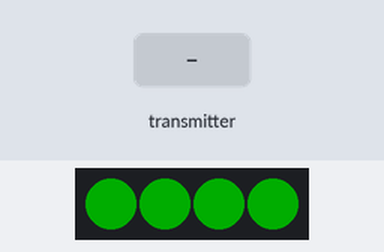
A sketch run on a simulated Arduino Uno, built with avr-gcc and run on an emulated ATmega328P. On the bench: 4 RGB LEDs in strip order, left to right. The inputs (shaded band) are chosen by the test bench. Dim RGB values are drawn brighter than linear; colours are those a GRB WS2812 strip shows for the declared byte order; no radio packets arrive unless stated.

Above: at 0.1 s.
At 1.3 s:
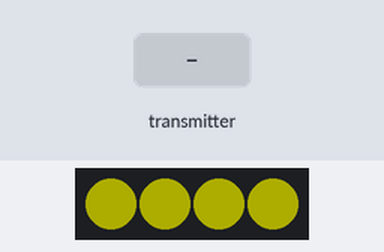
1.4 s: the transmitter starts sending ReceivedMessage.0 = 0
At 2.6 s:
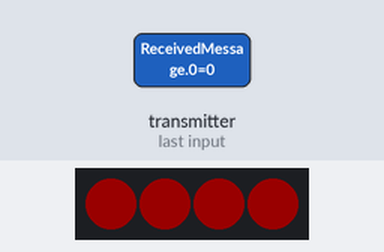
Timing chart, 0 to 4.4 s (numbered marks = the images above; inputs shaded):
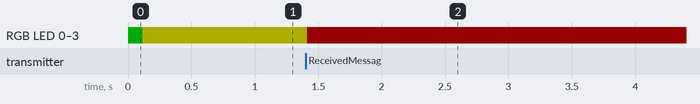

Measured:
- after the input at 1.4 s, RGB LED 0–3: RGB(50, 50, 0) → RGB(25, 0, 0) at once

The sketch:

Seeeduino_NRF24L01_Test_LED_2.ino
```cpp
// NRF24L01 Module Tutorial - Code for Receiver using Arduino UNO

//Include needed Libraries at beginning
//#include "C:\Users\xanat\Documents\ArduinoData\packages\Seeeduino\hardware\samd\1.8.0\libraries\SPI\SPI.h"
#include "nRF24L01.h" // NRF24L01 library created by TMRh20 https://github.com/TMRh20/RF24
#include "RF24.h"
#include <SPI.h>
#include "FastLED.h" // FastLED library for WS2812 RGB Stick http://fastled.io/
#include "printf.h"

//LED Vars
#define NUM_LEDS 4 // Number of leds on stick
#define LED_PIN 1 // Digital In (DI) of RGB Stick connected to pin 8 of the UNO

CRGB leds[NUM_LEDS]; // FastLED Library Init

//Radio Vars
// Pin
//#define SPI_MISO_PIN 9
//#define SPI_MOSI_PIN 10
//#define SPI_SCK_PIN 8
// 4 - SS(CS)
// 8 - SCK - SERCOM0 - PAD 3
// 9 - MISO - SERCOM0 - PAD 1
// 10 - MOSI - SERCOM0 - PAD 2

const int CE = 2; // Chip Enable pin
const int CS = 3; // Slave Select pin

int ReceivedMessage[1] = {000}; // Used to store value received by the NRF24L01
const uint64_t pipe = 0xE1E1E1E1E1E1; // Radio ID - Needs to be the same for communicating between 2 NRF24L01

RF24 radio(2,3); // RF24 Library Init - NRF24L01+ (CE, CS)


void setup(void){
//     pinMode(CS, OUTPUT);
////     digitalWrite(CS, HIGH); // disable Slave Select
//     SPI.begin ();
//     SPI.setClockDivider(SPI_CLOCK_DIV8);//divide the clock by 8

  FastLED.addLeds<WS2812B,LED_PIN>(leds, NUM_LEDS); // Setup FastLED Library
  FastLED.clear(); // Clear the RGB Stick LEDs
  // Light up starting LED's
  for(int x = 0; x != NUM_LEDS; x++) {
    leds[x] = CRGB::Red;
  }

FastLED.setBrightness(50);
FastLED.show();

delay(100);


radio.begin(); // Start the NRF24L01
radio.setAutoAck(false); // May try removing later
radio.setPALevel(RF24_PA_LOW);  // Set the power level
radio.setChannel(120);  // Set the channel

radio.openReadingPipe(1,pipe); // Get NRF24L01 ready to receive
radio.startListening(); // Listen to see if information received


}

void loop(void){
//if (!radio.available())
//{
//  for(int x = 0; x != NUM_LEDS; x++)
//{
//leds[x] = CRGB::Yellow;
//FastLED.show();
//}
//delay(10000);
//}
if (radio.available())
  {
  radio.read(ReceivedMessage, 1); // Read information from the NRF24L01

  if (ReceivedMessage[0] == 000) // Indicates switch is pressed
    {
    for(int x = 0; x != NUM_LEDS; x++)
      {
      leds[x] = CRGB::Green;
      FastLED.show();
      }
     delay(100);
    }

  else if (ReceivedMessage[0] == 111)
    {
    for(int x = 0; x != NUM_LEDS; x++)
      {
      leds[x] = CRGB::Red;
      FastLED.show();
      }
      delay(100);
    }

  delay(100);
  }
  else
    {
    for(int x = 0; x != NUM_LEDS; x++)
      {
      leds[x] = CRGB::Yellow;
      FastLED.show();
      }
    }
  delay(100);
}
```
